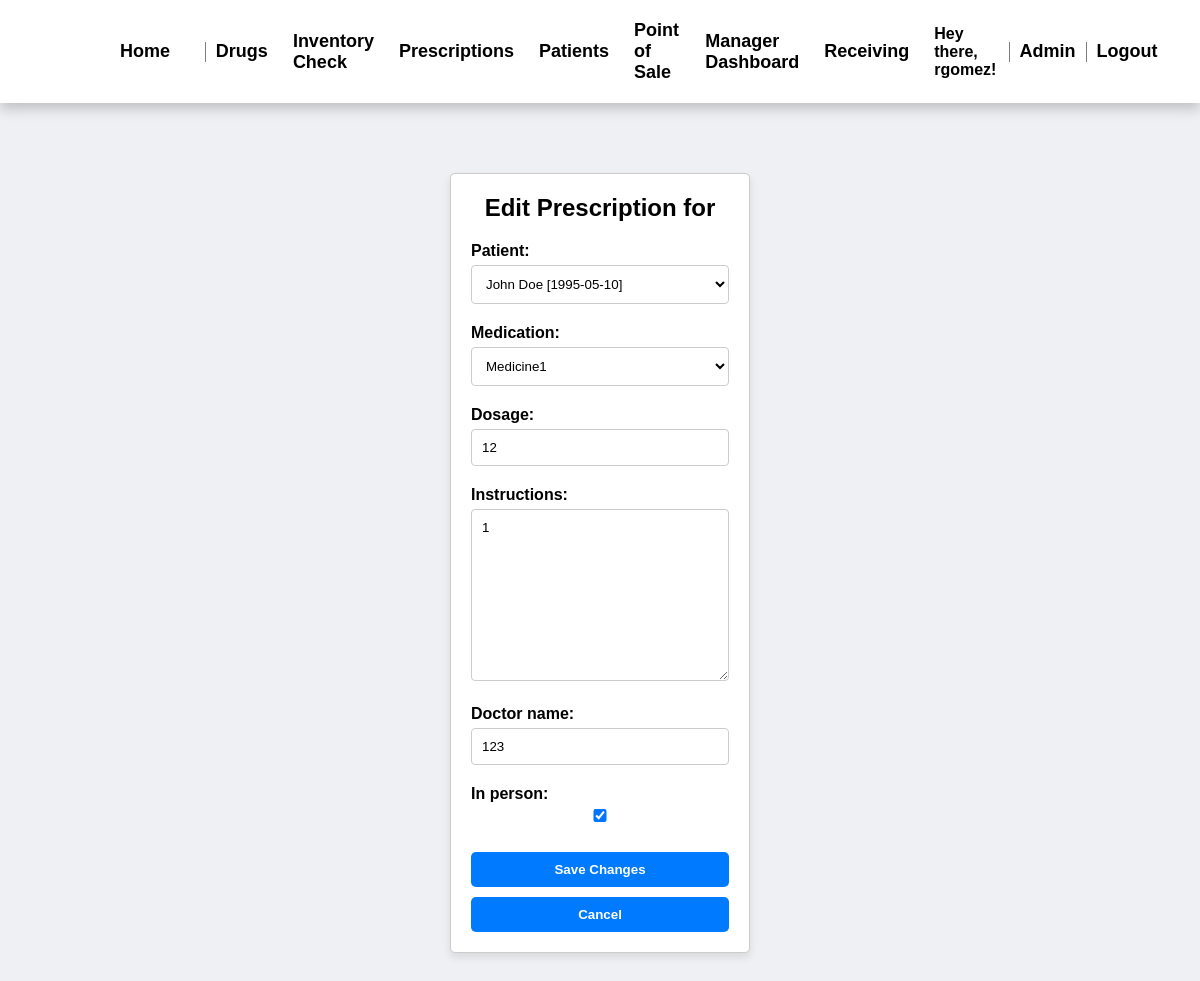
Screenshot of /prescriptions/prescriptions/edit/17/ (signed in) with the database file from the repository.
### prescriptions/models.py (models this page shows, shortened)
class Prescription(models.Model):
    patient = models.ForeignKey(Patient, on_delete=models.CASCADE, null=True, related_name="prescriptions")
    medication = models.ForeignKey(Drug, on_delete=models.CASCADE, null=True)
    dosage = models.CharField(max_length=100)
    instructions = models.TextField(max_length=1000)
    doctor_name = models.CharField(max_length=100)
    in_person = models.BooleanField(default=False)
    date_prescribed = models.DateTimeField(auto_now_add=True)
    price = models.DecimalField(max_digits=10, decimal_places=2, default=0)
    is_filled = models.BooleanField(default=False)  # New field to track if prescription is filled
    picked_up = models.BooleanField(default=False)  # New field to track if prescription has been picked up by patient
    created_by = CurrentUserField()

### prescriptions/views.py (the view)
# urls.py: path('prescriptions/edit/<int:pk>/', views.edit_prescription, name='edit_prescription'),
@login_required
@allowed_groups('Pharmacist')
def edit_prescription(request, pk):
    prescription = get_object_or_404(Prescription, pk=pk)
    if request.method == 'POST':
        form = PrescriptionForm(request.POST, instance=prescription)  # Pass the instance to update
        if form.is_valid():
            if 'save' in request.POST:
                form.save()
                return redirect('prescription_list')  # Redirect to the prescription list after saving
            else:
                return redirect('prescription_list') # Redirect to the prescription list after canceling without saving changes
    else:
        form = PrescriptionForm(instance=prescription)  # Populate the form with existing data
    return render(request, 'edit_prescription.html', {'form': form, 'prescription': prescription})

### prescriptions/forms.py (shortened to what this page needs)
class PrescriptionForm(forms.ModelForm):
    class Meta:
        model = Prescription
        fields = ['patient', 'medication', 'dosage', 'instructions', 'doctor_name', 'in_person']

### drugs/models.py (called while the page is built)
    def __str__(self):
        return self.drug_name

### drugs/templatetags/custom_filters.py (called while the page is built)
@register.filter
def is_in_group(user, group_names):
    group_list = group_names.split(',')
    return user.groups.filter(name__in=group_list).exists()

### patient/models.py (called while the page is built)
    def __str__(self):
        return f"{self.first_name} {self.last_name} [{self.dob}]"

### prescriptions/views.py (called while the page is built)
def allowed_groups(*groups):
    def in_groups(user):
            return user.groups.filter(name__in=groups).exists()
    return user_passes_test(in_groups)

### prescriptions/templates/edit_prescription.html (shortened to what this page needs)
{% extends "base.html" %}
{% block css %}
    {% load static %}
    <link rel="stylesheet" type="text/css" href="{% static 'form.css' %}" />
{% endblock css %}
{% block content %}
<div class="form-container">
    <h2>Edit Prescription for {{ prescription.patient_name }}</h2>
    <form method="post">
        {% for field in form %}
            <div class="form-group {{ field.name }}">
                {{ field.label_tag }}
                {{ field }}
            </div>
        {% endfor %}
        <button type="submit" name="save">Save Changes</button>
        <button type="submit" name="cancel">Cancel</button>
    </form>
</div>
{% endblock %}

### templates/base.html (shortened to what this page needs)
<!DOCTYPE html>
<html lang="en">
    <head>
        {% block css %}
        {% endblock  %}
        {% load static %}
        <link rel="stylesheet" type="text/css" href="{% static 'base.css' %}" />
    </head>
    <body>
        <header class="header">
            <div class="header-section navigation">
                <a href="{% url 'landingPage' %}" class="nav-link">Home</a>
                {% load custom_filters %}
                {% if user|is_in_group:"Pharmacy Technician,Pharmacist,Pharmacy Manager,Cashier" %}
                    <a href="{% url 'create_drug' %}"class="nav-link">Drugs</a>
                    <a href="{% url 'inventory_check' %}"class="nav-link">Inventory Check</a>
                    <a href="{% url 'prescriptions' %}" class="nav-link">Prescriptions</a>
                    <a href="{% url 'patients_main' %}" class="nav-link">Patients</a>
                    <a href="{% url 'point_of_sale' %}" class="nav-link">Point of Sale</a>
                {% endif %}
                {% if user|is_in_group:"Pharmacy Manager" %}
                <a href="{% url 'manager_dash' %}" class="nav-link">Manager Dashboard</a>
                <a href="{% url 'receiving_main' %}" class="nav-link">Receiving</a>
                {% endif %}
            </div>
            <div class="header-section auth-links">
                {% if user.is_authenticated %}
                    <span class="greeting">Hey there, {{ user.username }}!</span>
                    <a href="{% url 'admin:index' %}" class="auth-link">Admin</a>
                    <a href="{% url 'logout' %}" class="auth-link">Logout</a>
                {% else %}
                    <a href="{% url 'login' %}" class="auth-link">Login</a>
                {% endif %}
            </div>
        </header>
        <div id="content">
            {% block content %}
            {% endblock content %}
        </div>
    </body>
</html>

### static/form.css (style rules this page uses)
.form-container { max-width: 300px; margin: 50px auto; padding: 20px; border: 1px solid; border-radius: 5px; }
.form-container h2 { text-align: center; margin-bottom: 20px; }
.form-container button { width: 100%; padding: 10px; border: none; border-radius: 5px; cursor: pointer; font-weight: bold; margin-top: 10px; transition: background-color 0.3s; }
.form-group { position: relative; margin-bottom: 15px; }
.form-group label { display: block; margin-bottom: 5px; font-weight: bold; }
.form-group input, .form-group textarea, .form-group select { width: 100%; padding: 10px; margin-bottom: 5px; border: 1px solid; border-radius: 4px; box-sizing: border-box; }
.form-container { background-color: #fff; border-color: #ccc; color: #000; box-shadow: 0 4px 8px rgba(0, 0, 0, 0.1); }
.form-container button { color: #fff; background-color: #007bff; }
.form-group input, .form-group textarea, .form-group select { border-color: #ccc; background-color: #fff; color: #000; }

### static/base.css (style rules this page uses)
* { margin: 0; padding: 0; box-sizing: border-box; font-family: "Poppins", sans-serif; }
body { font-family: Arial, sans-serif; display: flex; flex-direction: column; height: 100vh; background-color: #eff0f3; }
#content { flex-grow: 1; padding: 20px; overflow: auto; }
.header { top: 0; left: 0; width: 100%; padding: 20px 100px; background-color: white; display: flex; justify-content: space-between; align-items: center; z-index: 100; box-shadow: 0 6px 12px rgba(0, 0, 0, 0.2); }
.logo, .navigation, .auth-links { display: inline-flex; align-items: center; }
.navigation { margin-right: auto; }
.nav-link { position: relative; font-size: 18px; color: black; margin-right: 25px; text-decoration: none; font-weight: 550; }
.auth-link { position: relative; font-size: 18px; color: black; text-decoration: none; font-weight: 550; }
.nav-link::before, .auth-link::before { content: ''; position: absolute; top: 100%; left: 0; width: 0; height: 3px; background: #ff8e3c; transition: .4s; }
.greeting { font-weight: 550; }

### rows the page displays
Prescription: form "John Doe [1995-05-10]" "Medicine1" "12" "1" "123" "☑"

### other values shown
{{ user.username }} "rgomez"
{{ field.label_tag }} "Patient:" "Medication:" "Dosage:" "Instructions:" "Doctor name:" "In person:"
